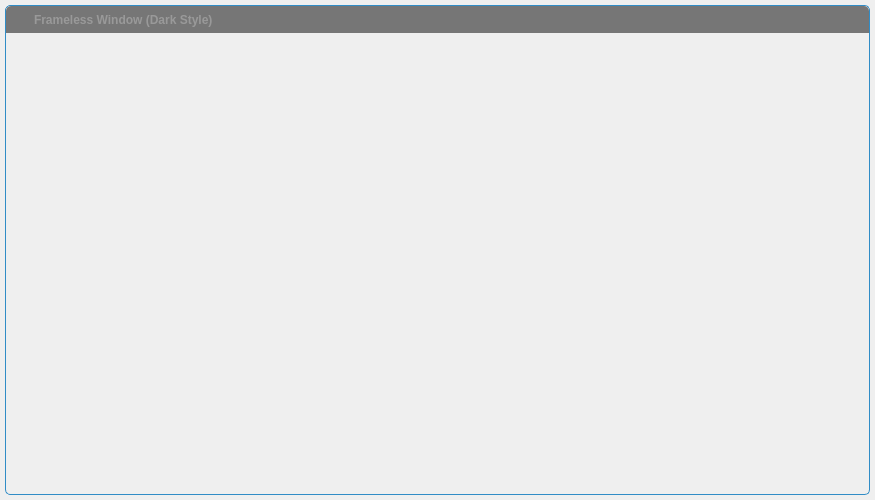
<?xml version="1.0" encoding="UTF-8"?>
<ui version="4.0">
 <class>FramelessWindow</class>
 <widget class="QWidget" name="FramelessWindow">
  <property name="geometry">
   <rect>
    <x>0</x>
    <y>0</y>
    <width>875</width>
    <height>500</height>
   </rect>
  </property>
  <property name="windowTitle">
   <string/>
  </property>
  <property name="autoFillBackground">
   <bool>false</bool>
  </property>
  <layout class="QVBoxLayout" name="verticalLayout_2">
   <property name="spacing">
    <number>0</number>
   </property>
   <property name="leftMargin">
    <number>5</number>
   </property>
   <property name="topMargin">
    <number>5</number>
   </property>
   <property name="rightMargin">
    <number>5</number>
   </property>
   <property name="bottomMargin">
    <number>5</number>
   </property>
   <item>
    <widget class="QWidget" name="windowFrame" native="true">
     <property name="autoFillBackground">
      <bool>false</bool>
     </property>
     <property name="styleSheet">
      <string notr="true">#windowFrame{border:1px solid palette(highlight); border-radius:5px 5px 5px 5px; background-color:palette(Window);}</string>
     </property>
     <layout class="QVBoxLayout" name="verticalLayout">
      <property name="spacing">
       <number>0</number>
      </property>
      <property name="leftMargin">
       <number>1</number>
      </property>
      <property name="topMargin">
       <number>1</number>
      </property>
      <property name="rightMargin">
       <number>1</number>
      </property>
      <property name="bottomMargin">
       <number>1</number>
      </property>
      <item>
       <widget class="WindowDragger" name="windowTitlebar" native="true">
        <property name="sizePolicy">
         <sizepolicy hsizetype="Preferred" vsizetype="Fixed">
          <horstretch>0</horstretch>
          <verstretch>0</verstretch>
         </sizepolicy>
        </property>
        <property name="minimumSize">
         <size>
          <width>0</width>
          <height>0</height>
         </size>
        </property>
        <property name="autoFillBackground">
         <bool>false</bool>
        </property>
        <property name="styleSheet">
         <string notr="true">#windowTitlebar{border: 0px none palette(base); border-top-left-radius:5px; border-top-right-radius:5px; background-color:palette(shadow); height:20px;}</string>
        </property>
        <layout class="QHBoxLayout" name="horizontalLayout" stretch="0,0,1,0,0,0,0">
         <property name="spacing">
          <number>0</number>
         </property>
         <property name="leftMargin">
          <number>0</number>
         </property>
         <property name="topMargin">
          <number>0</number>
         </property>
         <property name="rightMargin">
          <number>0</number>
         </property>
         <property name="bottomMargin">
          <number>0</number>
         </property>
         <item>
          <widget class="QLabel" name="spacer">
           <property name="minimumSize">
            <size>
             <width>4</width>
             <height>0</height>
            </size>
           </property>
           <property name="maximumSize">
            <size>
             <width>4</width>
             <height>16777215</height>
            </size>
           </property>
          </widget>
         </item>
         <item>
          <widget class="QLabel" name="icon">
           <property name="minimumSize">
            <size>
             <width>16</width>
             <height>16</height>
            </size>
           </property>
           <property name="maximumSize">
            <size>
             <width>16</width>
             <height>16</height>
            </size>
           </property>
           <property name="contextMenuPolicy">
            <enum>Qt::NoContextMenu</enum>
           </property>
           <property name="styleSheet">
            <string notr="true">#icon {background-color:palette(shadow);}</string>
           </property>
          </widget>
         </item>
         <item>
          <widget class="QLabel" name="titleText">
           <property name="font">
            <font>
             <bold>true</bold>
            </font>
           </property>
           <property name="styleSheet">
            <string notr="true">  padding-left:5px;
  color:rgb(153,153,153);</string>
           </property>
           <property name="text">
            <string>Frameless Window (Dark Style)</string>
           </property>
           <property name="alignment">
            <set>Qt::AlignLeading|Qt::AlignLeft|Qt::AlignVCenter</set>
           </property>
          </widget>
         </item>
         <item>
          <widget class="QToolButton" name="minimizeButton">
           <property name="font">
            <font>
             <bold>true</bold>
            </font>
           </property>
           <property name="styleSheet">
            <string notr="true">#minimizeButton{
  background-color:none;
  border:none;
  width:16px;
  height:16px;
  padding:4px;
  image:url(:/images/icon_window_minimize.png);
}
#minimizeButton:hover{
  background-color:palette(alternate-base);
}
#minimizeButton:pressed{
  background-color:palette(highlight);
}</string>
           </property>
           <property name="text">
            <string/>
           </property>
          </widget>
         </item>
         <item>
          <widget class="QToolButton" name="restoreButton">
           <property name="styleSheet">
            <string notr="true">#restoreButton{
  background-color:none;
  border:none;
  width:16px;
  height:16px;
  padding:4px;
  image:url(:/images/icon_window_restore.png);
}
#restoreButton:hover{
  background-color:palette(alternate-base);
}
#restoreButton:pressed{
  background-color:palette(highlight);
}</string>
           </property>
           <property name="text">
            <string/>
           </property>
          </widget>
         </item>
         <item>
          <widget class="QToolButton" name="maximizeButton">
           <property name="styleSheet">
            <string notr="true">#maximizeButton{
  background-color:none;
  border:none;
  width:16px;
  height:16px;
  padding:4px;
  image:url(:/images/icon_window_maximize.png);
}
#maximizeButton:hover{
  background-color:palette(alternate-base);
}
##maximizeButton:pressed{
  background-color:palette(highlight);
}</string>
           </property>
           <property name="text">
            <string/>
           </property>
          </widget>
         </item>
         <item>
          <widget class="QToolButton" name="closeButton">
           <property name="font">
            <font>
             <bold>true</bold>
            </font>
           </property>
           <property name="styleSheet">
            <string notr="true">#closeButton{
  background-color:none;
  border:none;
  width:16px;
  height:16px;
  padding:4px;
  image:url(:/images/icon_window_close.png);
  border-top-right-radius: 5px;
}
#closeButton:hover{
  background-color:palette(alternate-base);
}
##closeButton:pressed{
  background-color:palette(highlight);
}</string>
           </property>
          </widget>
         </item>
        </layout>
       </widget>
      </item>
      <item>
       <widget class="QWidget" name="windowContent" native="true">
        <property name="autoFillBackground">
         <bool>false</bool>
        </property>
        <property name="styleSheet">
         <string notr="true">#windowContent{
  border: 0px none palette(base);
  border-radius:0px 0px 5px 5px;
}</string>
        </property>
        <layout class="QVBoxLayout" name="verticalLayout_3">
         <property name="spacing">
          <number>0</number>
         </property>
         <property name="leftMargin">
          <number>0</number>
         </property>
         <property name="topMargin">
          <number>0</number>
         </property>
         <property name="rightMargin">
          <number>0</number>
         </property>
         <property name="bottomMargin">
          <number>0</number>
         </property>
        </layout>
       </widget>
      </item>
     </layout>
    </widget>
   </item>
  </layout>
 </widget>
 <layoutdefault spacing="6" margin="11"/>
 <customwidgets>
  <customwidget>
   <class>WindowDragger</class>
   <extends>QWidget</extends>
   <header>windowdragger.h</header>
   <container>1</container>
  </customwidget>
 </customwidgets>
 <resources/>
 <connections/>
</ui>
